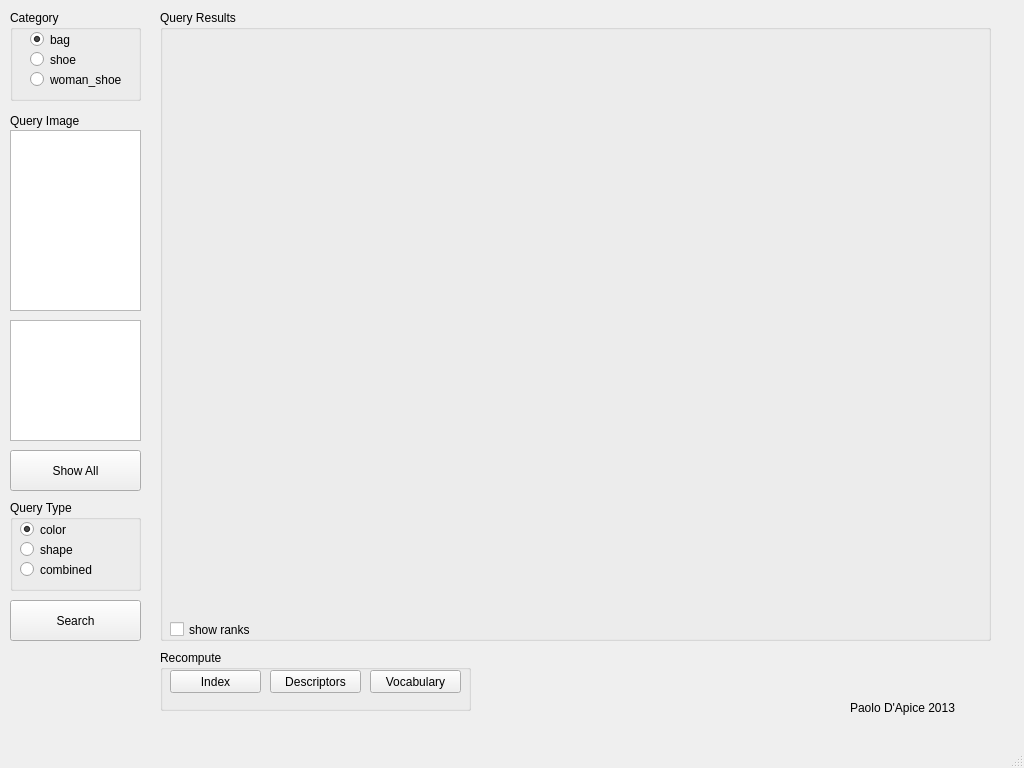
<?xml version="1.0" encoding="UTF-8"?>
<ui version="4.0">
 <class>MainWindow</class>
 <widget class="QMainWindow" name="MainWindow">
  <property name="geometry">
   <rect>
    <x>0</x>
    <y>0</y>
    <width>1024</width>
    <height>768</height>
   </rect>
  </property>
  <property name="windowTitle">
   <string>Image Search Demo</string>
  </property>
  <widget class="QWidget" name="centralwidget">
   <widget class="QGroupBox" name="groupBox">
    <property name="geometry">
     <rect>
      <x>10</x>
      <y>10</y>
      <width>131</width>
      <height>91</height>
     </rect>
    </property>
    <property name="title">
     <string>Category</string>
    </property>
    <widget class="QRadioButton" name="bagRadioButton">
     <property name="geometry">
      <rect>
       <x>20</x>
       <y>20</y>
       <width>91</width>
       <height>19</height>
      </rect>
     </property>
     <property name="text">
      <string>bag</string>
     </property>
     <property name="checked">
      <bool>true</bool>
     </property>
    </widget>
    <widget class="QRadioButton" name="shoeRadioButton">
     <property name="geometry">
      <rect>
       <x>20</x>
       <y>40</y>
       <width>91</width>
       <height>19</height>
      </rect>
     </property>
     <property name="text">
      <string>shoe</string>
     </property>
    </widget>
    <widget class="QRadioButton" name="womanShoeRadioButton">
     <property name="geometry">
      <rect>
       <x>20</x>
       <y>60</y>
       <width>101</width>
       <height>19</height>
      </rect>
     </property>
     <property name="text">
      <string>woman_shoe</string>
     </property>
    </widget>
   </widget>
   <widget class="QListView" name="queryListView">
    <property name="geometry">
     <rect>
      <x>10</x>
      <y>130</y>
      <width>131</width>
      <height>181</height>
     </rect>
    </property>
   </widget>
   <widget class="QLabel" name="label">
    <property name="geometry">
     <rect>
      <x>10</x>
      <y>110</y>
      <width>131</width>
      <height>21</height>
     </rect>
    </property>
    <property name="text">
     <string>Query Image</string>
    </property>
   </widget>
   <widget class="QGraphicsView" name="queryGraphicsView">
    <property name="geometry">
     <rect>
      <x>10</x>
      <y>320</y>
      <width>131</width>
      <height>121</height>
     </rect>
    </property>
   </widget>
   <widget class="QPushButton" name="showAllButton">
    <property name="geometry">
     <rect>
      <x>10</x>
      <y>450</y>
      <width>131</width>
      <height>41</height>
     </rect>
    </property>
    <property name="text">
     <string>Show All</string>
    </property>
   </widget>
   <widget class="QGroupBox" name="groupBox_2">
    <property name="geometry">
     <rect>
      <x>10</x>
      <y>500</y>
      <width>131</width>
      <height>91</height>
     </rect>
    </property>
    <property name="title">
     <string>Query Type</string>
    </property>
    <widget class="QRadioButton" name="radioButton">
     <property name="geometry">
      <rect>
       <x>10</x>
       <y>20</y>
       <width>91</width>
       <height>19</height>
      </rect>
     </property>
     <property name="text">
      <string>color</string>
     </property>
     <property name="checked">
      <bool>true</bool>
     </property>
    </widget>
    <widget class="QRadioButton" name="radioButton_2">
     <property name="geometry">
      <rect>
       <x>10</x>
       <y>40</y>
       <width>91</width>
       <height>19</height>
      </rect>
     </property>
     <property name="text">
      <string>shape</string>
     </property>
    </widget>
    <widget class="QRadioButton" name="radioButton_3">
     <property name="geometry">
      <rect>
       <x>10</x>
       <y>60</y>
       <width>91</width>
       <height>19</height>
      </rect>
     </property>
     <property name="text">
      <string>combined</string>
     </property>
    </widget>
   </widget>
   <widget class="QPushButton" name="pushButton">
    <property name="geometry">
     <rect>
      <x>10</x>
      <y>600</y>
      <width>131</width>
      <height>41</height>
     </rect>
    </property>
    <property name="text">
     <string>Search</string>
    </property>
   </widget>
   <widget class="QGroupBox" name="groupBox_3">
    <property name="geometry">
     <rect>
      <x>160</x>
      <y>10</y>
      <width>831</width>
      <height>631</height>
     </rect>
    </property>
    <property name="title">
     <string>Query Results</string>
    </property>
    <widget class="QCheckBox" name="checkBox">
     <property name="geometry">
      <rect>
       <x>10</x>
       <y>610</y>
       <width>101</width>
       <height>19</height>
      </rect>
     </property>
     <property name="text">
      <string>show ranks</string>
     </property>
    </widget>
   </widget>
   <widget class="QLabel" name="label_2">
    <property name="geometry">
     <rect>
      <x>850</x>
      <y>700</y>
      <width>111</width>
      <height>16</height>
     </rect>
    </property>
    <property name="text">
     <string>Paolo D'Apice 2013</string>
    </property>
   </widget>
   <widget class="QGroupBox" name="groupBox_4">
    <property name="geometry">
     <rect>
      <x>160</x>
      <y>650</y>
      <width>311</width>
      <height>61</height>
     </rect>
    </property>
    <property name="title">
     <string>Recompute</string>
    </property>
    <widget class="QPushButton" name="pushButton_2">
     <property name="geometry">
      <rect>
       <x>10</x>
       <y>20</y>
       <width>91</width>
       <height>23</height>
      </rect>
     </property>
     <property name="text">
      <string>Index</string>
     </property>
    </widget>
    <widget class="QPushButton" name="pushButton_3">
     <property name="geometry">
      <rect>
       <x>110</x>
       <y>20</y>
       <width>91</width>
       <height>23</height>
      </rect>
     </property>
     <property name="text">
      <string>Descriptors</string>
     </property>
    </widget>
    <widget class="QPushButton" name="pushButton_4">
     <property name="geometry">
      <rect>
       <x>210</x>
       <y>20</y>
       <width>91</width>
       <height>23</height>
      </rect>
     </property>
     <property name="text">
      <string>Vocabulary</string>
     </property>
    </widget>
   </widget>
  </widget>
  <widget class="QMenuBar" name="menubar">
   <property name="geometry">
    <rect>
     <x>0</x>
     <y>0</y>
     <width>1024</width>
     <height>22</height>
    </rect>
   </property>
  </widget>
  <widget class="QStatusBar" name="statusbar"/>
 </widget>
 <resources/>
 <connections/>
</ui>
